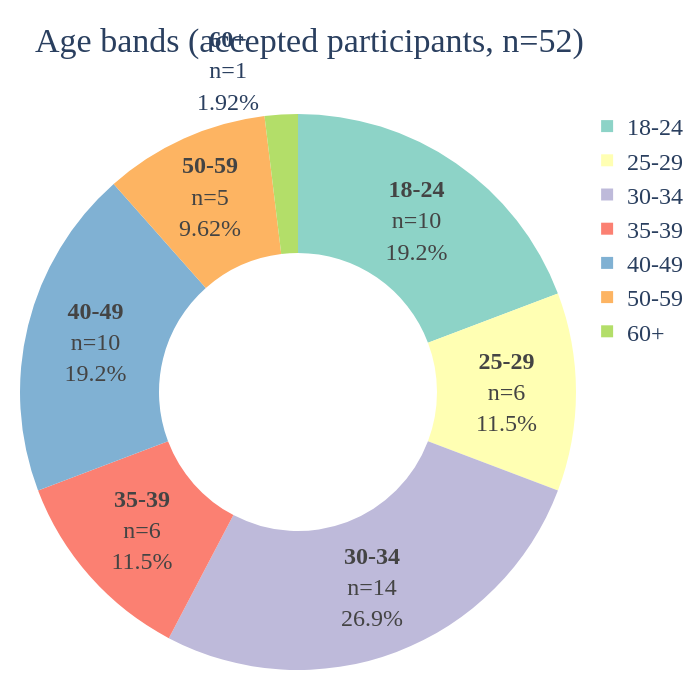

Source (notebook cell):
### Code cell
age_bins = pd.cut(
    accepted["Age"],
    bins=[18, 25, 30, 35, 40, 50, 60, 69],
    labels=["18-24", "25-29", "30-34", "35-39", "40-49", "50-59", "60+"],
    right=False,
)

# enforce logical ascending order for plotting
age_order = ["18-24", "25-29", "30-34", "35-39", "40-49", "50-59", "60+"]
age_counts = (
    age_bins.value_counts(sort=False)
    .reindex(age_order, fill_value=0)
    .reset_index()
)
age_counts.columns = ["Age band", "count"]

age_fig = px.pie(
    age_counts,
    names="Age band",
    values="count",
    hole=0.5,
    title=f"Age bands (accepted participants, n={total_participants})",
    color_discrete_sequence=px.colors.qualitative.Set3,
    category_orders={"Age band": age_order},
)
age_fig.update_traces(
    texttemplate="<b>%{label}</b><br>n=%{value}<br>%{percent}",
    textfont=dict(size=24, family="Times New Roman"),
    hovertemplate="%{label}: %{value} participants",
)

# square canvas to align with gender chart
age_fig.update_layout(
    width=700,
    height=700,
    margin=dict(l=20, r=20, t=60, b=20),
    font=dict(size=24, family="Times New Roman"),
)

# Save fig to plots (square export)
age_fig.write_image("plots/demographics_age_pie.png", width=1400, height=1400, scale=3)

# show fig
age_fig

### Figure 1 — Plotly figure (JSON) as saved in the notebook; plotly's stock layout.template omitted (floating-point values rounded to 4 significant figures)
{"data": [{"direction": "clockwise", "domain": {"x": [0, 1], "y": [0, 1]}, "hole": 0.5, "hovertemplate": "%{label}: %{value} participants", "labels": ["18-24", "25-29", "30-34", "35-39", "40-49", "50-59", "60+"], "legendgroup": "", "name": "", "showlegend": true, "sort": false, "textfont": {"family": "Times New Roman", "size": 24}, "texttemplate": "<b>%{label}</b><br>n=%{value}<br>%{percent}", "type": "pie", "values": [10, 6, 14, 6, 10, 5, 1]}], "layout": {"font": {"family": "Times New Roman", "size": 24}, "height": 700, "legend": {"tracegroupgap": 0}, "margin": {"b": 20, "l": 20, "r": 20, "t": 60}, "piecolorway": ["rgb(141,211,199)", "rgb(255,255,179)", "rgb(190,186,218)", "rgb(251,128,114)", "rgb(128,177,211)", "rgb(253,180,98)", "rgb(179,222,105)", "rgb(252,205,229)", "rgb(217,217,217)", "rgb(188,128,189)", "rgb(204,235,197)", "rgb(255,237,111)"], "title": {"text": "Age bands (accepted participants, n=52)"}, "width": 700}}
